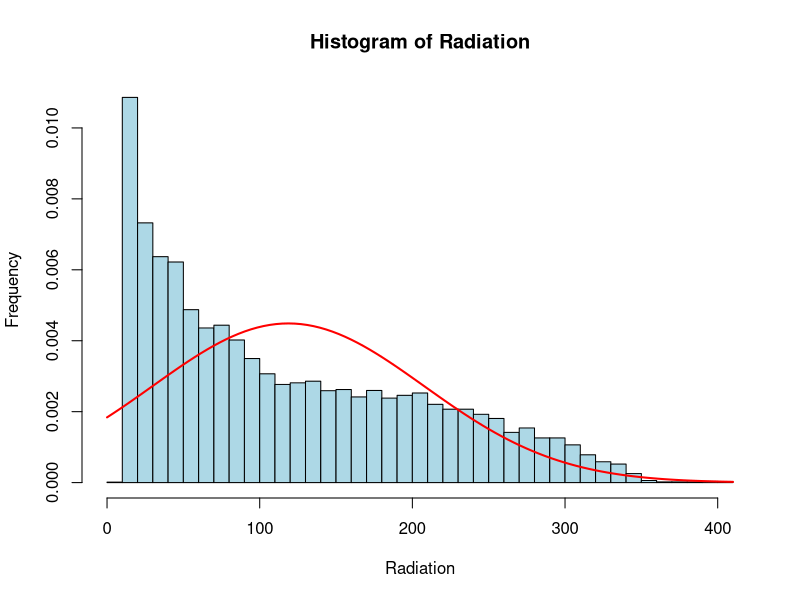

This figure's R source:
data <- read.csv("london_weather.csv")

radiation <- as.numeric(data$radiation)

# Create Hsitogram

hist(radiation,
     breaks=50,
     col="lightblue",
     main="Histogram of Radiation",
     xlab="Radiation",
     ylab="Frequency",
     probability=TRUE) # makes density rather than frequency

# Create Normal Distribution Bell Curve

mean <- mean(radiation, na.rm = TRUE) # 
sd <- sd(radiation, na.rm = TRUE)

curve(dnorm(x, mean=mean, sd=sd),
      col="red",
      lwd=2, # line width
      add=TRUE)